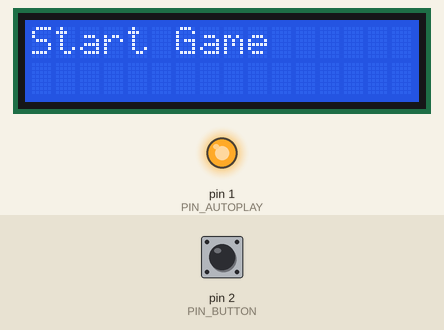
This sketch was run on a simulated Arduino Uno, built with avr-gcc and run on an emulated ATmega328P. Parts: 16×2 character LCD, output pins drawn as LEDs (lit = HIGH). The inputs (shaded band) are chosen by the test bench; at power-on: pin 2 (PIN_BUTTON) HIGH. Random numbers use the default seed unless the sketch sets one.

Above: at 1.2 s.
1.3 s: pin 2 (PIN_BUTTON) pulled LOW for 0.15 s
At 1.8 s:
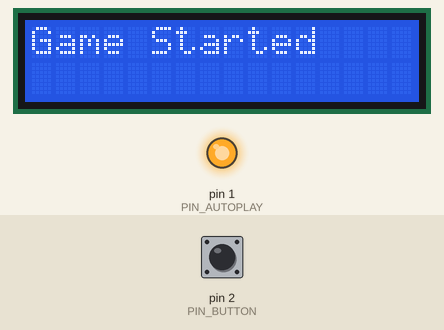
2.0 s: pin 2 (PIN_BUTTON) pulled LOW for 1 s
At 2.42 s:
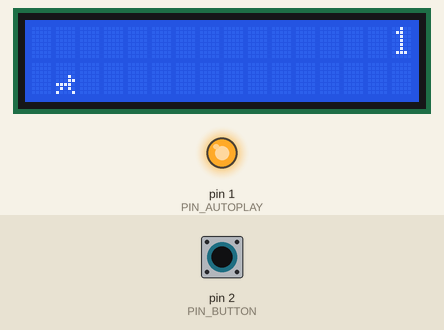
3.6 s: pin 2 (PIN_BUTTON) pulled LOW for 0.15 s
At 4.0 s:
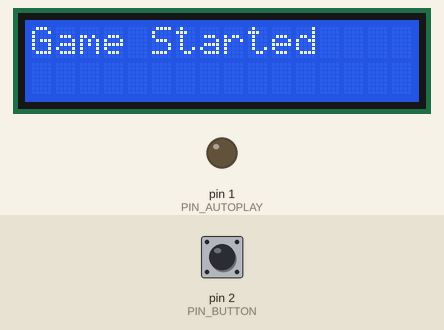
4.3 s: pin 2 (PIN_BUTTON) pulled LOW for 3.2 s
At 4.68 s:
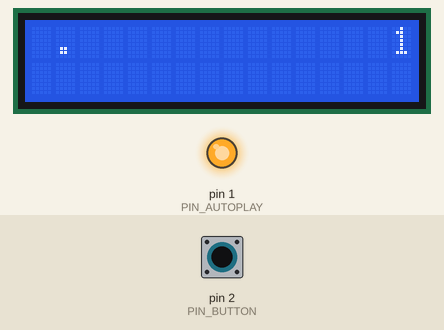
8.1 s: pin 2 (PIN_BUTTON) pulled LOW for 0.15 s
At 8.5 s:
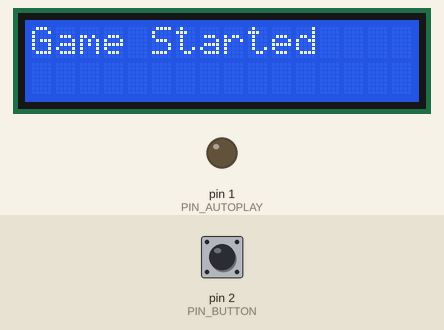
8.8 s: pin 2 (PIN_BUTTON) pulled LOW for 1 s
At 9.15 s:
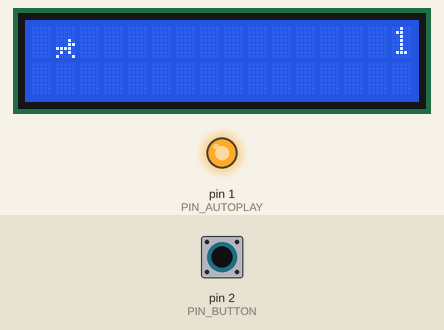
Timing chart, 0 to 11.4 s (numbered marks = the images above; inputs shaded):
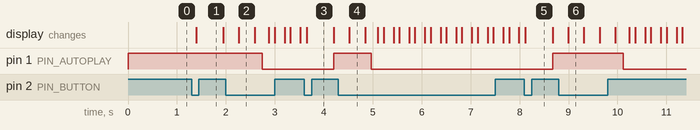

Measured:
- after the input at 1.3 s, the display: changes after 0.09 s (image 1)
- after the input at 3.6 s, pin 1 (PIN_AUTOPLAY): LOW → HIGH after 0.60 s
- after the input at 8.1 s, pin 1 (PIN_AUTOPLAY): LOW → HIGH after 0.57 s

The sketch:

DogObstacle.ino
```cpp
#include <LiquidCrystal_I2C.h>
#include <Wire.h>

#define PIN_BUTTON 2
#define PIN_AUTOPLAY 1
#define SPRITE_RUN1 1
#define SPRITE_RUN2 2
#define SPRITE_JUMP 3
#define SPRITE_JUMP_UPPER '.'
#define SPRITE_JUMP_LOWER 4
#define SPRITE_TERRAIN_EMPTY ' '
#define SPRITE_TERRAIN_SOLID 5
#define SPRITE_TERRAIN_SOLID_RIGHT 6
#define SPRITE_TERRAIN_SOLID_LEFT 7
#define DOG_HORIZONTAL_POSITION 1
#define TERRAIN_WIDTH 16
#define TERRAIN_EMPTY 0
#define TERRAIN_LOWER_BLOCK 1
#define TERRAIN_UPPER_BLOCK 2

#define DOG_POSITION_OFF 0
#define DOG_POSITION_RUN_LOWER_1 1
#define DOG_POSITION_RUN_LOWER_2 2
#define DOG_POSITION_JUMP_1 3
#define DOG_POSITION_JUMP_2 4
#define DOG_POSITION_JUMP_3 5
#define DOG_POSITION_JUMP_4 6
#define DOG_POSITION_JUMP_5 7
#define DOG_POSITION_JUMP_6 8
#define DOG_POSITION_JUMP_7 9
#define DOG_POSITION_JUMP_8 10
#define DOG_POSITION_RUN_UPPER_1 11
#define DOG_POSITION_RUN_UPPER_2 12

LiquidCrystal_I2C lcd(0x27, 16, 2);


static char terrainUpper[TERRAIN_WIDTH + 1];
static char terrainLower[TERRAIN_WIDTH + 1];
static bool buttonPushed = false;


void initializeGraphics();
void advanceTerrain(char *terrain, byte newTerrain);
bool drawDog(byte position, char *terrainUpper, char *terrainLower, unsigned int score);
void buttonPush();
void setupPins();
void displayGameOver(unsigned int distance);
void displayStartGame();
void startGame(byte &dogPos, bool &playing, unsigned int &distance);
void updateTerrain(byte &newTerrainType, byte &newTerrainDuration);
void updateDogPosition(byte &dogPos, bool &playing, unsigned int &distance);

void initializeGraphics();

void buttonPush() {
  buttonPushed = true;
}

void setupPins() {
  pinMode(PIN_BUTTON, INPUT);
  digitalWrite(PIN_BUTTON, HIGH);
  pinMode(PIN_AUTOPLAY, OUTPUT);
  digitalWrite(PIN_AUTOPLAY, HIGH);
}

void displayGameOver(unsigned int distance) {
  lcd.clear();
  delay(100);
  lcd.setCursor(0, 0);
  lcd.print("Game Over");
  lcd.setCursor(0, 1);
  lcd.print("Score: ");
  lcd.print(distance >> 3);
}

void displayStartGame() {
  lcd.clear();
  lcd.setCursor(0, 0);
  lcd.print("Start Game");
}

void startGame(byte &dogPos, bool &playing, unsigned int &distance) {
  lcd.clear();
  lcd.setCursor(0, 0);
  lcd.print("Game Started");
  delay(300);
  initializeGraphics();
  dogPos = DOG_POSITION_RUN_LOWER_1;
  playing = true;
  buttonPushed = false;
  distance = 0;
}

void updateTerrain(byte &newTerrainType, byte &newTerrainDuration) {
  advanceTerrain(terrainLower, (newTerrainType == TERRAIN_LOWER_BLOCK) ? SPRITE_TERRAIN_SOLID : SPRITE_TERRAIN_EMPTY);
  advanceTerrain(terrainUpper, (newTerrainType == TERRAIN_UPPER_BLOCK) ? SPRITE_TERRAIN_SOLID : SPRITE_TERRAIN_EMPTY);

  if (--newTerrainDuration == 0) {
    newTerrainType = (newTerrainType == TERRAIN_EMPTY) ? (random(3) == 0 ? TERRAIN_UPPER_BLOCK : TERRAIN_LOWER_BLOCK) : TERRAIN_EMPTY;
    newTerrainDuration = 10 + random(6);
  }
}

void updateDogPosition(byte &dogPos, bool &playing, unsigned int &distance) {
  if (buttonPushed) {
    if (dogPos <= DOG_POSITION_RUN_LOWER_2) dogPos = DOG_POSITION_JUMP_1;
    buttonPushed = false;
  }

  if (drawDog(dogPos, terrainUpper, terrainLower, distance >> 3)) {
    playing = false;
    for (int i = 0; i <= 2; i++) {}
  } else {
    if (dogPos == DOG_POSITION_RUN_LOWER_2 || dogPos == DOG_POSITION_JUMP_8) {
      dogPos = DOG_POSITION_RUN_LOWER_1;
    } else if ((dogPos >= DOG_POSITION_JUMP_3 && dogPos <= DOG_POSITION_JUMP_5) && terrainLower[DOG_HORIZONTAL_POSITION] != SPRITE_TERRAIN_EMPTY) {
      dogPos = DOG_POSITION_RUN_UPPER_1;
    } else if (dogPos >= DOG_POSITION_RUN_UPPER_1 && terrainLower[DOG_HORIZONTAL_POSITION] == SPRITE_TERRAIN_EMPTY) {
      dogPos = DOG_POSITION_JUMP_5;
    } else if (dogPos == DOG_POSITION_RUN_UPPER_2) {
      dogPos = DOG_POSITION_RUN_UPPER_1;
    } else {
      ++dogPos;
    }
    ++distance;
    digitalWrite(PIN_AUTOPLAY, terrainLower[DOG_HORIZONTAL_POSITION + 2] == SPRITE_TERRAIN_EMPTY ? HIGH : LOW);
  }
}

void initializeGraphics() {
  static byte graphics[] = {
    0b00000,
    0b00000,
    0b00000,
    0b00010,
    0b00011,
    0b11110,
    0b01010,
    0b01010,
    0b00000,
    0b00000,
    0b00000,
    0b00010,
    0b00011,
    0b11110,
    0b01010,
    0b10001,
    0b00000,
    0b00000,
    0b00000,
    0b00010,
    0b00011,
    0b11110,
    0b01010,
    0b10001,
  };

  for (int i = 0; i < 3; ++i) {
    lcd.createChar(i + 1, &graphics[i * 8]);
  }

  for (int i = 0; i < TERRAIN_WIDTH; ++i) {
    terrainUpper[i] = SPRITE_TERRAIN_EMPTY;
    terrainLower[i] = SPRITE_TERRAIN_EMPTY;
  }
}

void advanceTerrain(char *terrain, byte newTerrain) {
  for (int i = 0; i < TERRAIN_WIDTH; ++i) {
    char current = terrain[i];
    char next = (i == TERRAIN_WIDTH - 1) ? newTerrain : terrain[i + 1];
    switch (current) {
      case SPRITE_TERRAIN_EMPTY:
        terrain[i] = (next == SPRITE_TERRAIN_SOLID) ? SPRITE_TERRAIN_SOLID_RIGHT : SPRITE_TERRAIN_EMPTY;
        break;
      case SPRITE_TERRAIN_SOLID:
        terrain[i] = (next == SPRITE_TERRAIN_EMPTY) ? SPRITE_TERRAIN_SOLID_LEFT : SPRITE_TERRAIN_SOLID;
        break;
      case SPRITE_TERRAIN_SOLID_RIGHT:
        terrain[i] = SPRITE_TERRAIN_SOLID;
        break;
      case SPRITE_TERRAIN_SOLID_LEFT:
        terrain[i] = SPRITE_TERRAIN_EMPTY;
        break;
    }
  }
}

bool drawDog(byte position, char *terrainUpper, char *terrainLower, unsigned int score) {

  bool collide = false;
  char upperTerrainSave = terrainUpper[DOG_HORIZONTAL_POSITION];
  char lowerTerrainSave = terrainLower[DOG_HORIZONTAL_POSITION];
  byte upperSprite, lowerSprite;

  if (position == DOG_POSITION_OFF) {
    upperSprite = lowerSprite = SPRITE_TERRAIN_EMPTY;
  } else if (position == DOG_POSITION_RUN_LOWER_1) {
    upperSprite = SPRITE_TERRAIN_EMPTY;
    lowerSprite = SPRITE_RUN1;
  } else if (position == DOG_POSITION_RUN_LOWER_2) {
    upperSprite = SPRITE_TERRAIN_EMPTY;
    lowerSprite = SPRITE_RUN2;
  } else if (position == DOG_POSITION_JUMP_1 || position == DOG_POSITION_JUMP_8) {
    upperSprite = SPRITE_TERRAIN_EMPTY;
    lowerSprite = SPRITE_JUMP;
  } else if (position == DOG_POSITION_JUMP_2 || position == DOG_POSITION_JUMP_7) {
    upperSprite = SPRITE_JUMP_UPPER;
    lowerSprite = SPRITE_JUMP_LOWER;
  } else if (position >= DOG_POSITION_JUMP_3 && position <= DOG_POSITION_JUMP_6) {
    upperSprite = SPRITE_JUMP;
    lowerSprite = SPRITE_TERRAIN_EMPTY;
  } else if (position == DOG_POSITION_RUN_UPPER_1) {
    upperSprite = SPRITE_RUN1;
    lowerSprite = SPRITE_TERRAIN_EMPTY;
  } else if (position == DOG_POSITION_RUN_UPPER_2) {
    upperSprite = SPRITE_RUN2;
    lowerSprite = SPRITE_TERRAIN_EMPTY;
  }

  if (upperSprite != ' ') {
    terrainUpper[DOG_HORIZONTAL_POSITION] = upperSprite;
    collide = (upperTerrainSave != SPRITE_TERRAIN_EMPTY);
  }
  if (lowerSprite != ' ') {
    terrainLower[DOG_HORIZONTAL_POSITION] = lowerSprite;
    collide |= (lowerTerrainSave != SPRITE_TERRAIN_EMPTY);
  }


  byte scoreDigits = (score > 9999) ? 5 : (score > 999) ? 4
                                        : (score > 99)  ? 3
                                        : (score > 9)   ? 2
                                                        : 1;
  terrainUpper[TERRAIN_WIDTH] = '\0';
  terrainLower[TERRAIN_WIDTH] = '\0';
  char temp = terrainUpper[16 - scoreDigits];
  terrainUpper[16 - scoreDigits] = '\0';
  lcd.setCursor(0, 0);
  lcd.print(terrainUpper);
  terrainUpper[16 - scoreDigits] = temp;
  lcd.setCursor(0, 1);
  lcd.print(terrainLower);
  lcd.setCursor(16 - scoreDigits, 0);
  lcd.print(score);


  terrainUpper[DOG_HORIZONTAL_POSITION] = upperTerrainSave;
  terrainLower[DOG_HORIZONTAL_POSITION] = lowerTerrainSave;

  return collide;
}

void setup() {
  setupPins();
  attachInterrupt(0, buttonPush, FALLING);
  initializeGraphics();
  lcd.init();
  lcd.backlight();
}

void loop() {
  static byte dogPos = DOG_POSITION_RUN_LOWER_1;
  static byte newTerrainType = TERRAIN_EMPTY;
  static byte newTerrainDuration = 1;
  static bool playing = false;
  static unsigned int distance = 0;

  if (!playing) {
    if (distance > 0) {
      displayGameOver(distance);
    } else {
      displayStartGame();
    }

    if (buttonPushed) {
      startGame(dogPos, playing, distance);
    }
    delay(200);
    return;
  }

  updateTerrain(newTerrainType, newTerrainDuration);
  updateDogPosition(dogPos, playing, distance);
}
```
